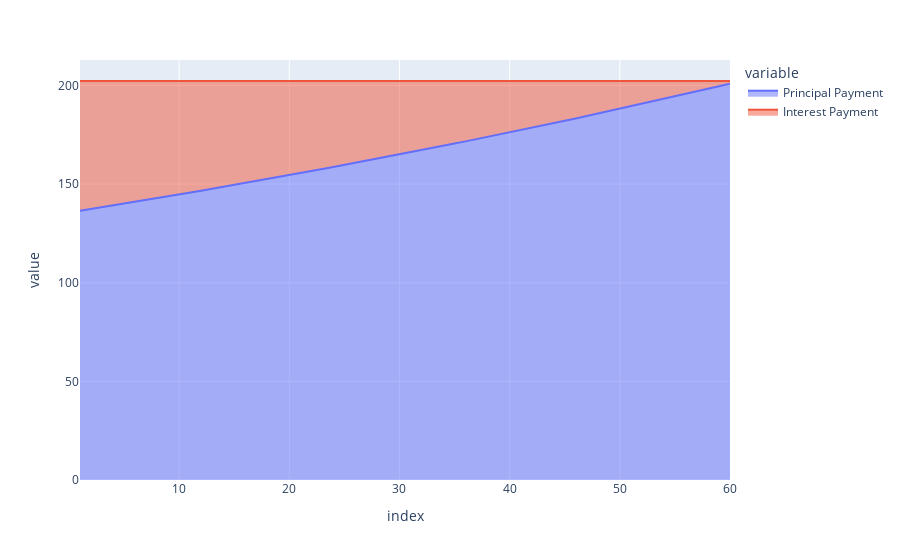

Source (notebook cell):
### Code cell
px.area(data.finance_model[["Principal Payment", "Interest Payment"]].loc[1:60])

### Figure 1 — Plotly figure (JSON) as saved in the notebook; plotly's stock layout.template omitted (floating-point values rounded to 4 significant figures)
{"data": [{"fillpattern": {"shape": ""}, "hovertemplate": "variable=Principal Payment<br>index=%{x}<br>value=%{y}<extra></extra>", "legendgroup": "Principal Payment", "line": {"color": "#636efa"}, "marker": {"symbol": "circle"}, "mode": "lines", "name": "Principal Payment", "orientation": "v", "showlegend": true, "stackgroup": "1", "type": "scatter", "x": [1, 2, 3, 4, 5, 6, 7, 8, 9, 10, 11, 12, 13, 14, 15, 16, 17, 18, 19, 20, 21, 22, 23, 24, 25, 26, 27, 28, 29, 30, 31, 32, 33, 34, 35, 36, 37, 38, 39, 40, 41, 42, 43, 44, 45, 46, 47, 48, 49, 50, 51, 52, 53, 54, 55, 56, 57, 58, 59, 60], "xaxis": "x", "y": [136.4, 137.3, 138.2, 139.2, 140.1, 141, 141.9, 142.9, 143.8, 144.8, 145.7, 146.7, 147.6, 148.6, 149.6, 150.6, 151.6, 152.6, 153.6, 154.6, 155.6, 156.6, 157.6, 158.7, 159.7, 160.8, 161.8, 162.9, 164.0, 165.1, 166.1, 167.2, 168.3, 169.4, 170.6, 171.7, 172.8, 173.9, 175.1, 176.2, 177.4, 178.6, 179.8, 180.9, 182.1, 183.3, 184.5, 185.8, 187.0, 188.2, 189.4, 190.7, 191.9, 193.2, 194.5, 195.8, 197.1, 198.3, 199.7, 201.0], "yaxis": "y"}, {"fillpattern": {"shape": ""}, "hovertemplate": "variable=Interest Payment<br>index=%{x}<br>value=%{y}<extra></extra>", "legendgroup": "Interest Payment", "line": {"color": "#EF553B"}, "marker": {"symbol": "circle"}, "mode": "lines", "name": "Interest Payment", "orientation": "v", "showlegend": true, "stackgroup": "1", "type": "scatter", "x": [1, 2, 3, 4, 5, 6, 7, 8, 9, 10, 11, 12, 13, 14, 15, 16, 17, 18, 19, 20, 21, 22, 23, 24, 25, 26, 27, 28, 29, 30, 31, 32, 33, 34, 35, 36, 37, 38, 39, 40, 41, 42, 43, 44, 45, 46, 47, 48, 49, 50, 51, 52, 53, 54, 55, 56, 57, 58, 59, 60], "xaxis": "x", "y": [65.83, 64.94, 64.03, 63.12, 62.2, 61.28, 60.35, 59.42, 58.48, 57.53, 56.58, 55.62, 54.65, 53.68, 52.7, 51.72, 50.73, 49.73, 48.73, 47.72, 46.7, 45.67, 44.64, 43.6, 42.56, 41.51, 40.45, 39.38, 38.31, 37.23, 36.15, 35.05, 33.95, 32.84, 31.73, 30.6, 29.47, 28.34, 27.19, 26.04, 24.88, 23.71, 22.54, 21.35, 20.16, 18.96, 17.75, 16.54, 15.32, 14.09, 12.85, 11.6, 10.34, 9.08, 7.81, 6.53, 5.24, 3.94, 2.64, 1.32], "yaxis": "y"}], "layout": {"legend": {"title": {"text": "variable"}, "tracegroupgap": 0}, "margin": {"t": 60}, "xaxis": {"anchor": "y", "domain": [0, 1], "title": {"text": "index"}}, "yaxis": {"anchor": "x", "domain": [0, 1], "title": {"text": "value"}}}}
